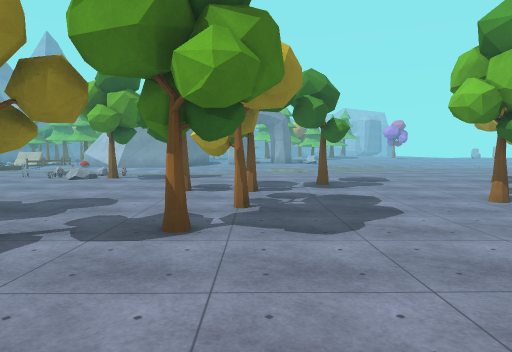
view 1 (above)

23 first-person views from a walk through a scene from a Unity 3-D project. The camera is 1.5 m above the floor, tilts 4° down and sees 70° across. The floor is counted in squares, 2 m on a side. Each view is taken from the middle of a square. On the plan, view 1 faces up. The plan holds only what a view shows up to about 11 squares ahead; the rest is blank. The place goes on beyond the plan. Some animated figures are not drawn. Some surface patterns are stand-ins.

view 2
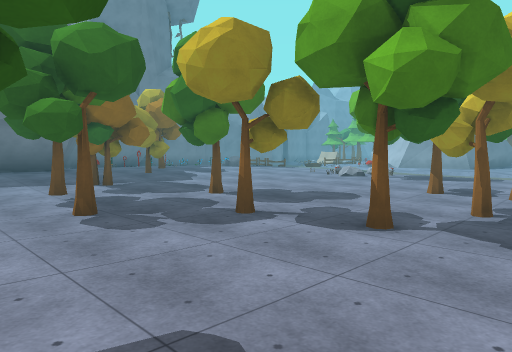

view 3
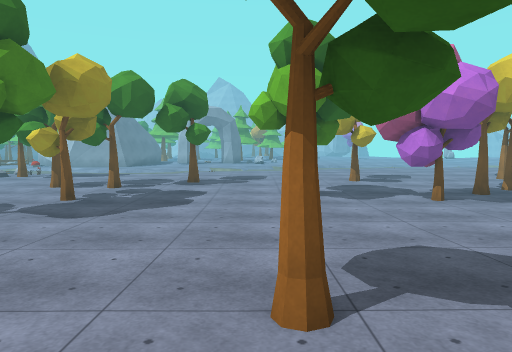

view 4
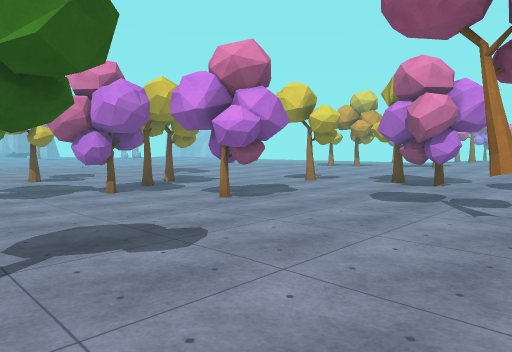

view 5
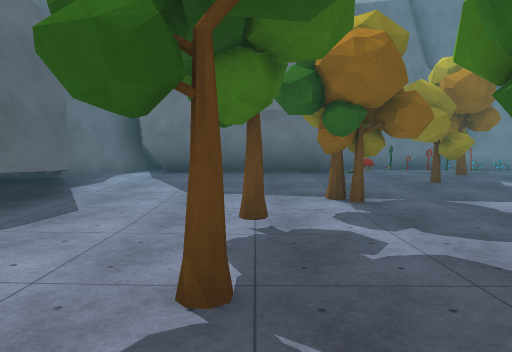

view 6
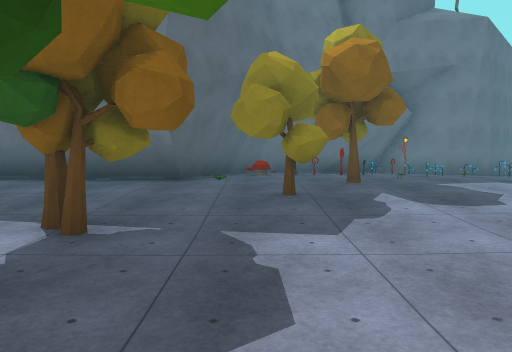

view 7
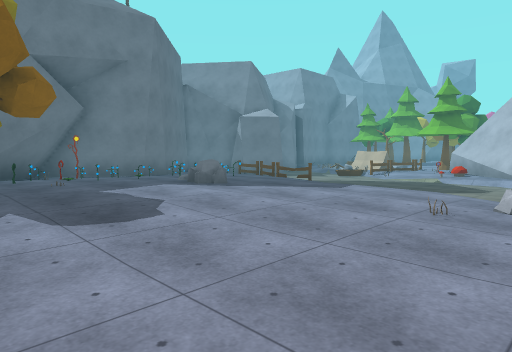

view 8
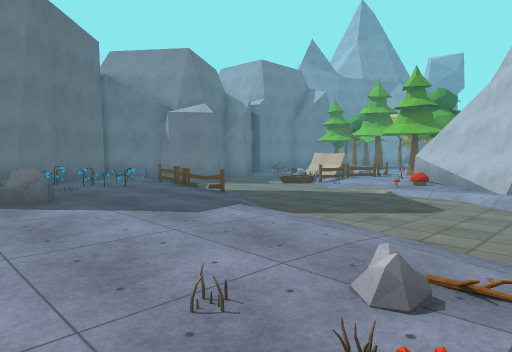

view 9
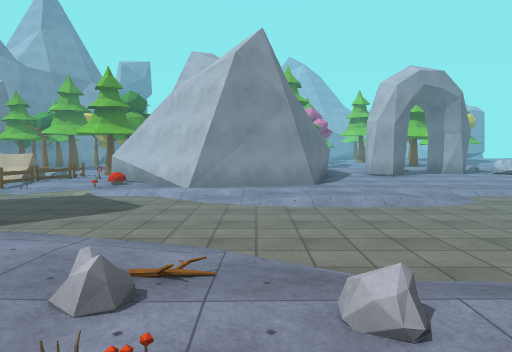

view 10
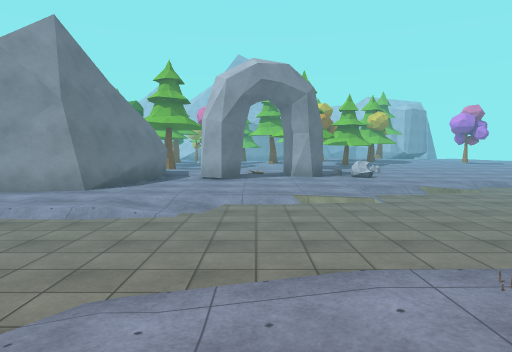

view 11
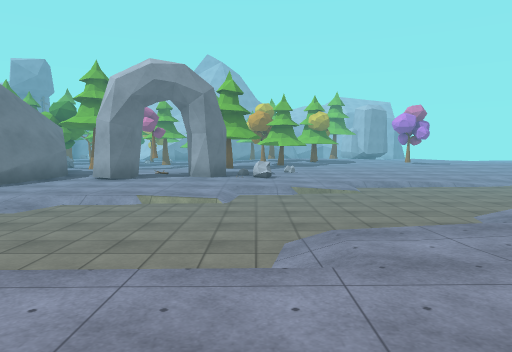

view 12
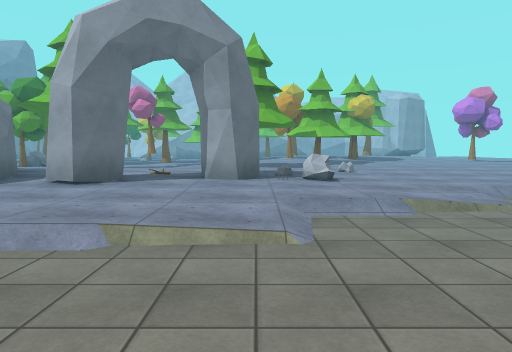

view 13
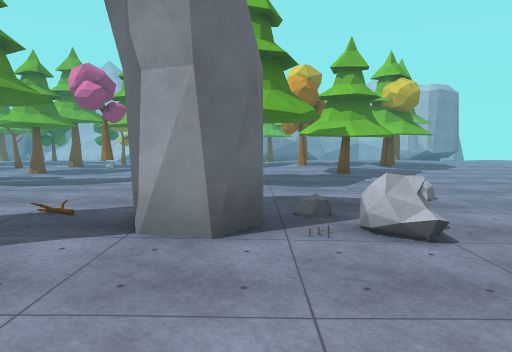

view 14
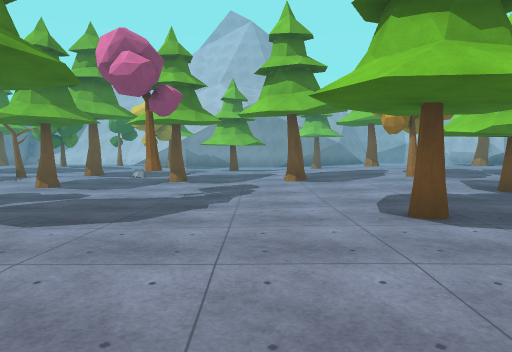

view 15
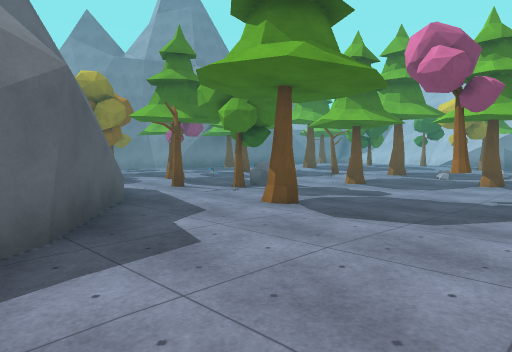

view 16
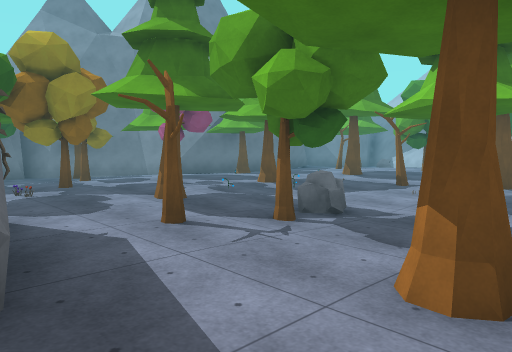

view 17
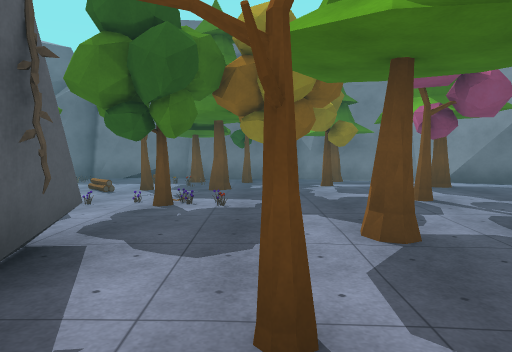

view 18
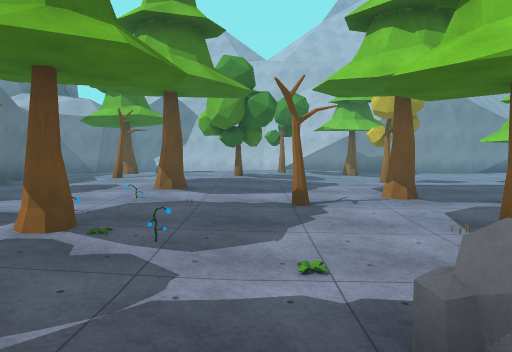

view 19
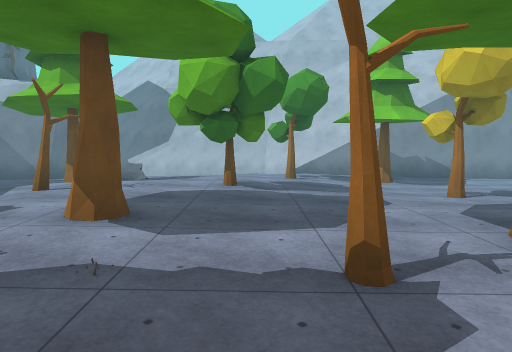

view 20
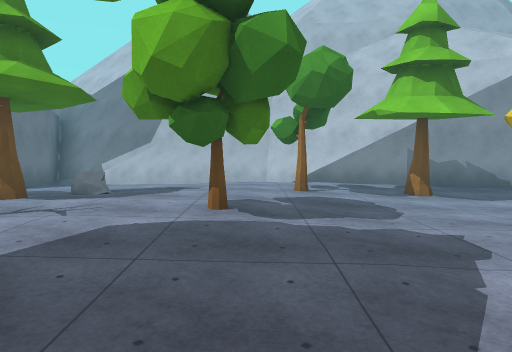

view 21
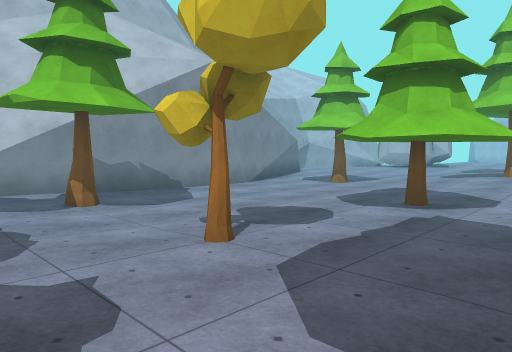

view 22
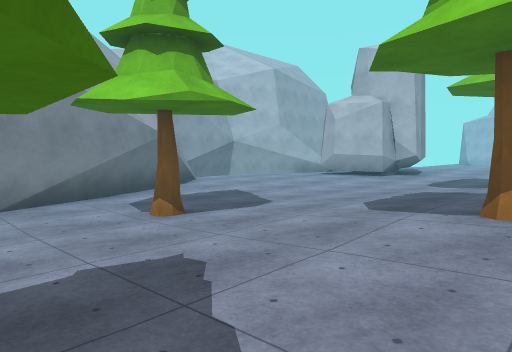

view 23
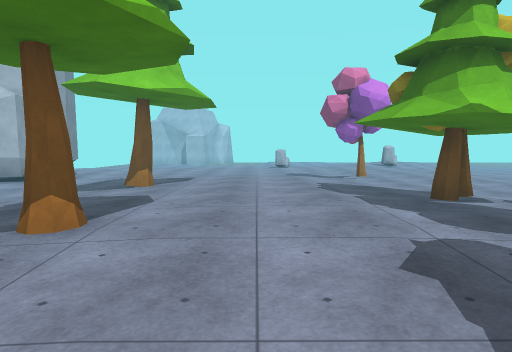

### Floor plan
Key: @ floor where view 1 was taken; # wall or solid block; . main floor; : floor 0.25 m higher than the main floor; - floor 0.25 m lower than the main floor; + floor 0.5 m higher than the main floor; _ floor 0.5 m lower than the main floor; / step, stairs or slope; F flower; T tree; M mushroom; E fence; R rock; N tent; P plant; O other object.
Columns run from 16 left of view 1 to 10 right of it. Each row starts with its distance up from view 1.
 42    ##                ##
 41    #######         ###..
 40    #..//############..... R
 39   ##.....::.....----......R
 38    ....:::T.T......T.......
 37    ...R::::................
 36   #..T::::..........////...
 35    #:::::T:.T....../:///://
 34    #.:T::::....T::::T++/T/:
 33     .:::::::..:::::++++++++
 32      ::T:::T....:::++++++++
 31   #  ::OO.T......::++++++++
 30   #.:::O...O..T..T:++++::::
 29  #..:::TO..T.....::T+:T::::
 28 ##..T::O.P..-....:::::::...
 27 #T..T:T:..R...T...::T::...:
 26  ....:::T.T.......:::.....:
 25 #TO..TO::.T.T.....T:......
 24 #-TT..TO:::...............
 23 #--T.OO.####.............
 22  ---.O.    ##.... #/.....
 21 #----OO     ##.#.##R....-//
 20    NNEO     ##.#....--////_
 19     NE-###  #.......-/____
 18     OEO-M####....--_______
 17    ___/O///----////______
 16    _______//----________
 15   _____________________/
 14  -OE/E/_____________///
 13 #.OO..///_________//..
 12 ##OOO.....//___//O....
 11  #OOO:::../O.////......:
 10 ##.OO:R::.OFT..............
  9 ##O:O::::...O.............T
  8  #OO:O::.........T....T...
  7  ##O:T::.......TT.......T..
  6   #O:::T............T..T...
  5   ##M::T........T.....T....
  4    ###::T..T-T.T...........
  3      #::.T..--.........T...
  2      #::..T.T..............
  1      #::...........T......T
  0     ##::..... .T@.........T
 -1    ##:::###        ....T.:
 -2     ###            ....

Positions as (right, up) in squares from view 1, and headings:
1: (0, 0), facing up
2: (1, 0), facing up-left
3: (3, -1), facing up
4: (3, -2), facing up-right
5: (-2, 2), facing left
6: (-4, 5), facing left
7: (-5, 6), facing up-left
8: (-5, 9), facing up-left
9: (-5, 9), facing up
10: (0, 10), facing up
11: (3, 10), facing up
12: (2, 14), facing up
13: (2, 18), facing up
14: (0, 21), facing up
15: (0, 21), facing up-left
16: (-3, 23), facing up-left
17: (-5, 25), facing left
18: (-7, 26), facing up
19: (-7, 29), facing up
20: (-7, 31), facing up
21: (-6, 32), facing up-right
22: (0, 33), facing up-right
23: (1, 32), facing right
